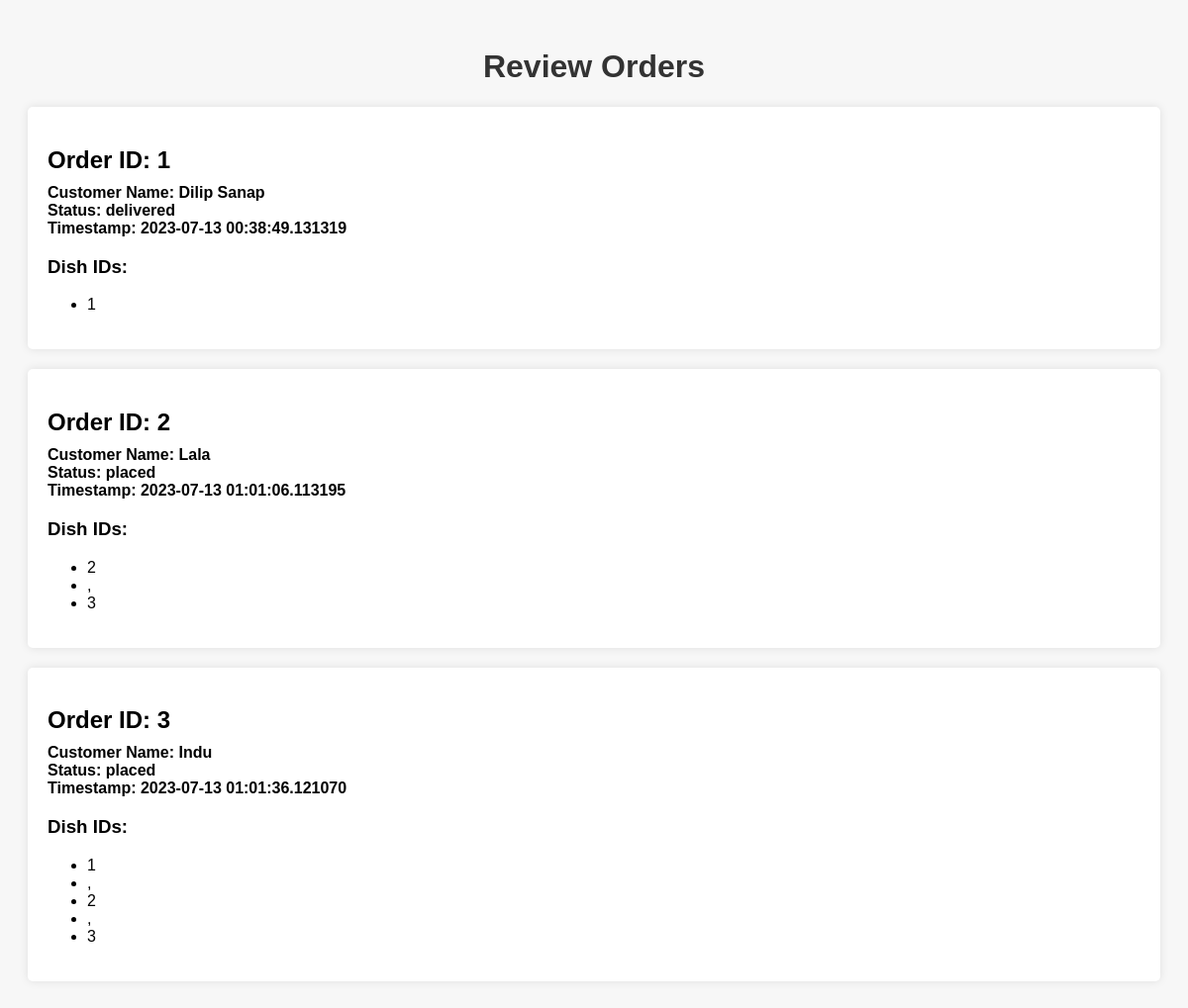
/orders/review, run on an earlier commit of the app's database.
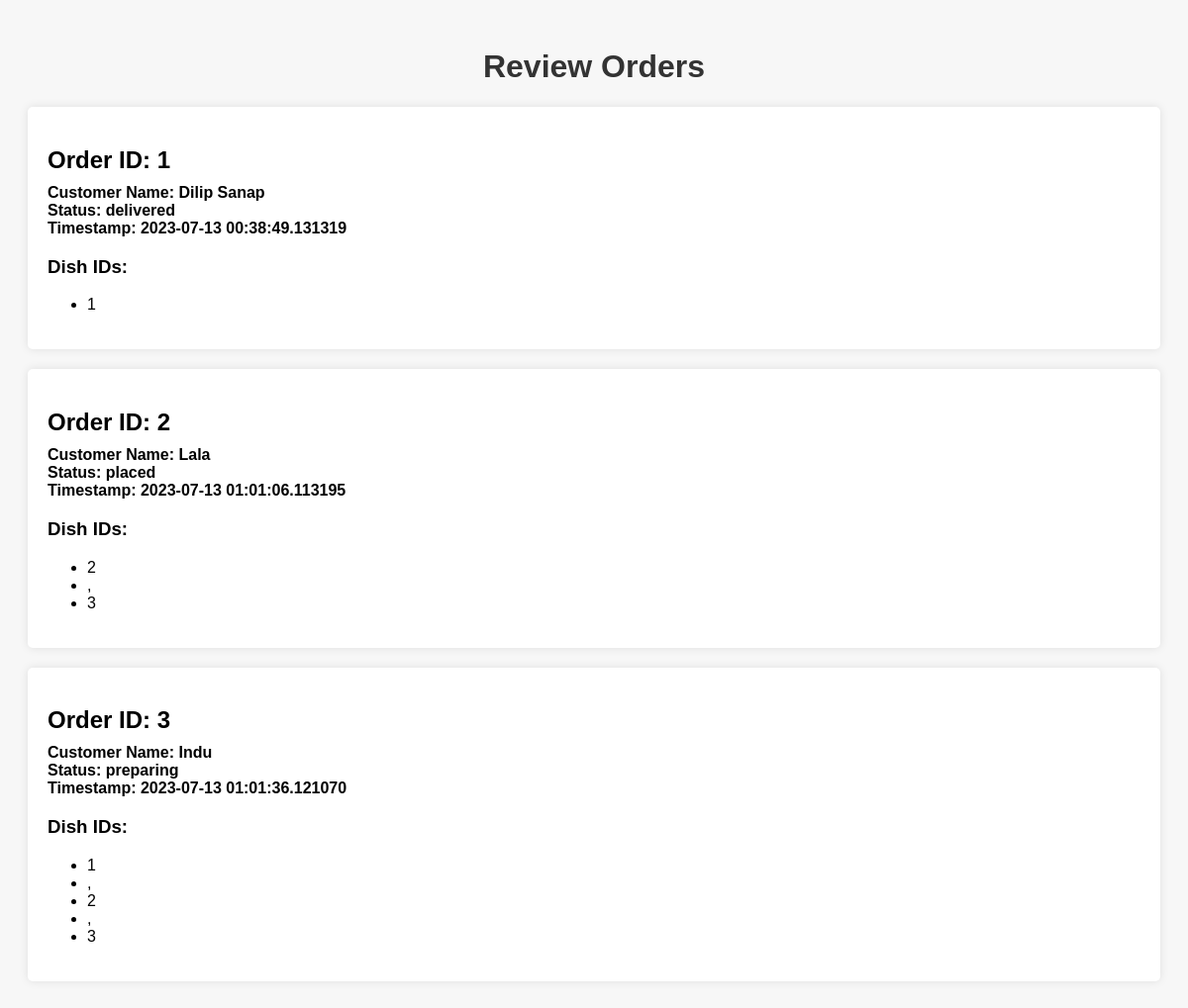
And on a later commit of the database.
### app.py (models this page shows)
class Order(db.Model):
    id = db.Column(db.Integer, primary_key=True)
    customer_name = db.Column(db.String(100), nullable=False)
    dish_ids = db.Column(db.String(200), nullable=False)
    status = db.Column(db.String(50), nullable=False)
    timestamp = db.Column(db.DateTime, nullable=False, default=datetime.now)

### app.py (the view)
@app.route('/orders/review')
def review_orders_data():
    orders = Order.query.all()
    return render_template('review_orders.html', orders=orders)

### templates/review_orders.html (shortened to what this page needs)
<!DOCTYPE html>
<html lang="en">
<head>
</head>
<body>
    <h1>Review Orders</h1>
    {% if orders %}
    {% for order in orders %}
    <div class="order-card">
        <h2>Order ID: {{ order['id'] }}</h2>
        <p>Customer Name: {{ order['customer_name'] }}</p>
        <p>Status: {{ order['status'] }}</p>
        <p>Timestamp: {{ order['timestamp'] }}</p>
        <div class="order-details">
            <h3>Dish IDs:</h3>
            <ul>
                {% for dish_id in order['dish_ids'] %}
                <li>{{ dish_id }}</li>
                {% endfor %}
            </ul>
        </div>
    </div>
    {% endfor %}
    {% else %}
    <p>No orders found.</p>
    {% endif %}
</body>
</html>

What changed in the data, as far as the page shows it:
changed Order "Indu": status "placed" → "preparing"
